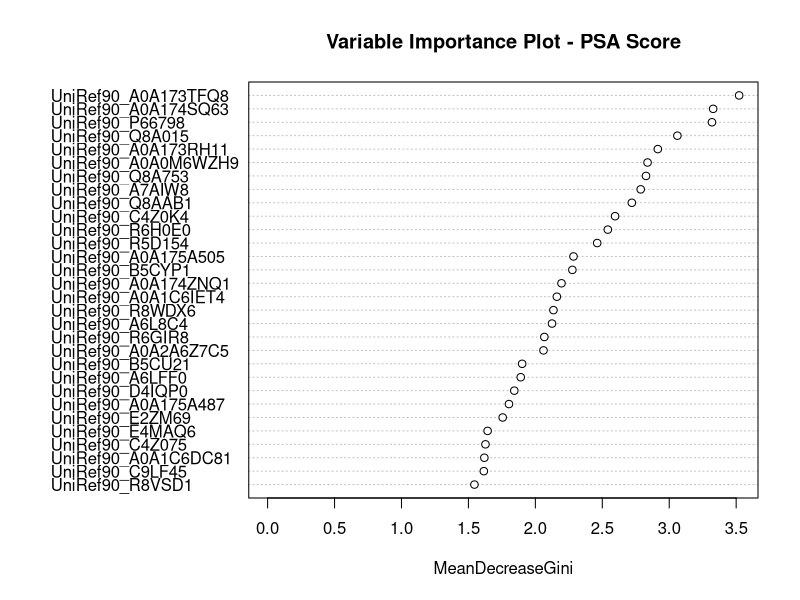
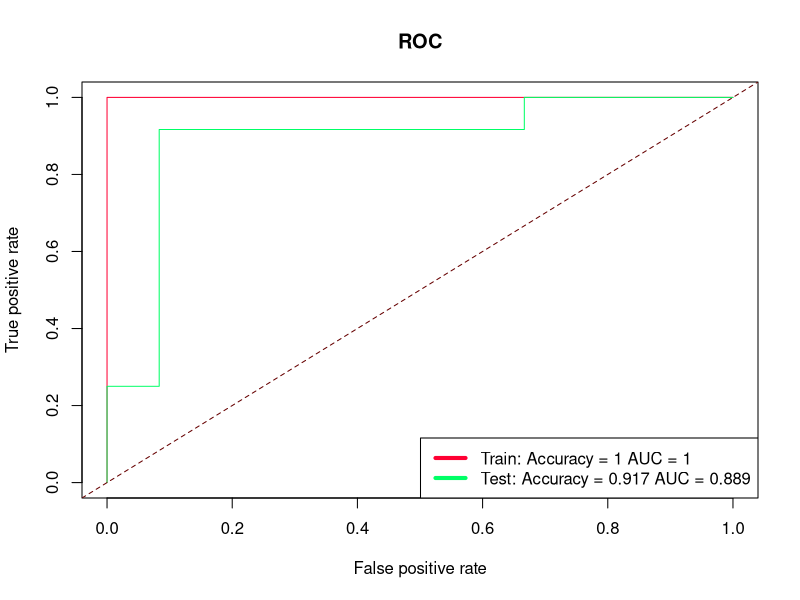
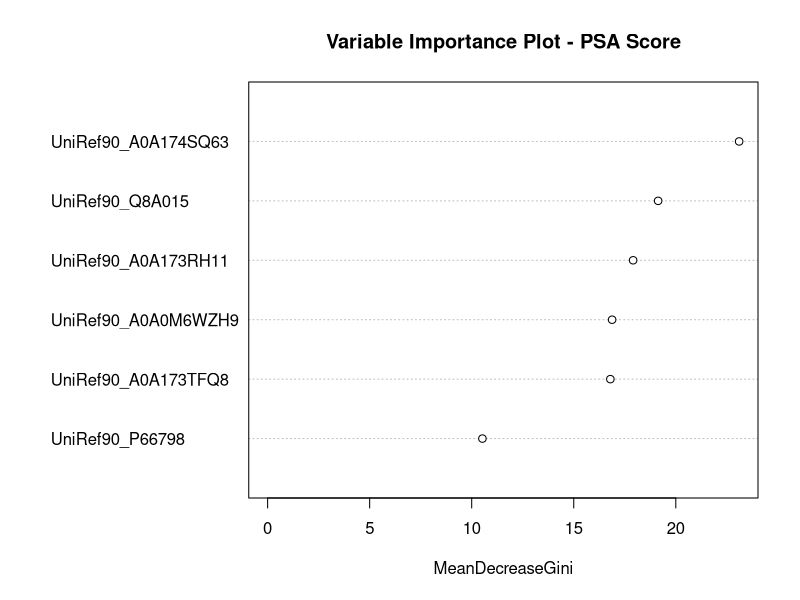

These figures' R source, in order:
####加载程序???
library(MASS) #breast and pima indian data
library(randomForest) #random forests
library(caret) #tune hyper-parameters
data <-  read.table(file = "uniprot.txt",header = T,row.names=1,sep = "\t")
map <- read.table(file = "meta.txt",header = T,row.names=1)
data <- data.frame(t(data))
me <- merge(data, map, by = "row.names", all = TRUE)
row.names(me) <- me$Row.names
me <- me[,-which(colnames(me) == "Row.names")]
#add class and reformat
train <- me
train$class <- factor(train$class)
#----------交叉验证--------------------------------
max = 0
num = 0
for (i in 1:10){
  set.seed(i)
  folds <- createFolds(y=train$class,k=10)
  for(j in 1:10){
    fold_test <- train[folds[[j]],]
    fold_train <- train[-folds[[j]],]
    set.seed(j)
    fold_pre <- randomForest(class ~ ., data = fold_train)
    fold_predict <- predict(fold_pre,type = 'response',newdata=fold_test)
    t <- table(fold_predict, fold_test$class)
    fold_accuracy =  (sum(diag(t))/sum(t))
    print(fold_accuracy)
    if (fold_accuracy > max) {
      max <- fold_accuracy
      bestmodel <-  fold_pre
    }
  }
}
######按重要性进行排序######
varImpPlot(bestmodel, scale = TRUE,
           main = "Variable Importance Plot - PSA Score")
im <- data.frame(importance(bestmodel))
im$genus <- rownames(im)
imo <- im[order(im[,1],decreasing = T),]
train1 <- train[,-ncol(train)]
train1 <- data.frame(t(train1))
me <- merge(train1, imo, by = "row.names", all = TRUE)
me <- me[order(me$MeanDecreaseGini,decreasing = T),]
row.names(me) <- me$Row.names
me <- me[,-which(colnames(me) == "Row.names")]
me <- me[,-which(colnames(me) == "MeanDecreaseGini")]
me <- me[,-which(colnames(me) == "genus")]
data <- data.frame(t(me))
me <- merge(data, map, by = "row.names", all = TRUE)
row.names(me) <- me$Row.names
me <- me[,-which(colnames(me) == "Row.names")]
#add class and reformat
train <- me
train$class <- factor(train$class)
###########前6个基因#####
train1 <- train[,c(1:6,64)]
#----------交叉验证--------------------------------
max = 0
num = 0
set.seed(6)
folds <- createFolds(y=train1$class,k=10)
for(j in 1:10){
    fold_test <- train1[folds[[j]],]
    fold_train <- train1[-folds[[j]],]
    set.seed(j)
    fold_pre <- randomForest(class ~ ., data = fold_train)
    fold_predict <- predict(fold_pre,type = 'response',newdata=fold_test)
    t <- table(fold_predict, fold_test$class)
    fold_accuracy =  (sum(diag(t))/sum(t))
    print(fold_accuracy)
    if (fold_accuracy > max) {
      max <- fold_accuracy
      bestmodel <-  fold_pre
      trainf <- train1[-folds[[j]],]
      testf <- train1[folds[[j]],]
    }
}
set.seed(4)
fold_predict <- predict(bestmodel,type = 'response',newdata=testf)
t <- table(fold_predict, testf$class)
test_accuracy =  (sum(diag(t))/sum(t))


fold_predict <- predict(bestmodel,type = 'response',newdata=trainf)
t <- table(fold_predict, trainf$class)
train_accuracy =  (sum(diag(t))/sum(t))

library(ROCR)
data.probs <- predict(bestmodel, newdata = testf, type = "prob") #save probabilities
pred.test <- prediction(data.probs[,2], testf$class)
perf.test <- performance(pred.test, "tpr", "fpr")

data.probs <- predict(bestmodel, newdata = trainf, type = "prob") #save probabilities
pred.train <- prediction(data.probs[,2], trainf$class)
perf.train <- performance(pred.train, "tpr", "fpr")
######################
pdf(file="myplot.pdf")
plot(perf.train, main = "ROC", col = "#FF0033")
plot(perf.test, col = "#00FF66", add = T)
abline(0,1,col="#660000",lty=2)
legend("bottomright",c(paste0("Train: ","Accuracy = ",round(train_accuracy,3)," AUC = ",
                              round(as.numeric(performance(pred.train, "auc")@y.values), 3)),
                       paste0("Test: ","Accuracy = ",round(test_accuracy,3)," AUC = ",
                              round(as.numeric(performance(pred.test, "auc")@y.values), 3))), 
       col = c("#FF0033","#00FF66"),
       cex = 1,
       lty = 1,lwd = 4)# cex大小调整
#text(0.5,0.5,paste0("Train: ","Accuracy = ",round(train_accuracy,3)," AUC = ",
#                    round(as.numeric(performance(pred.train, "auc")@y.values), 3)))
#text(0.5,0.4,paste0("Test: ","Accuracy = ",round(test_accuracy,3)," AUC = ",
#                    round(as.numeric(performance(pred.test, "auc")@y.values), 3)))
dev.off()
############################################
pdf(file="important.pdf",width=6, height=5)
varImpPlot(bestmodel, scale = TRUE,
           main = "Variable Importance Plot - PSA Score")
dev.off()
importance(bestmodel)
